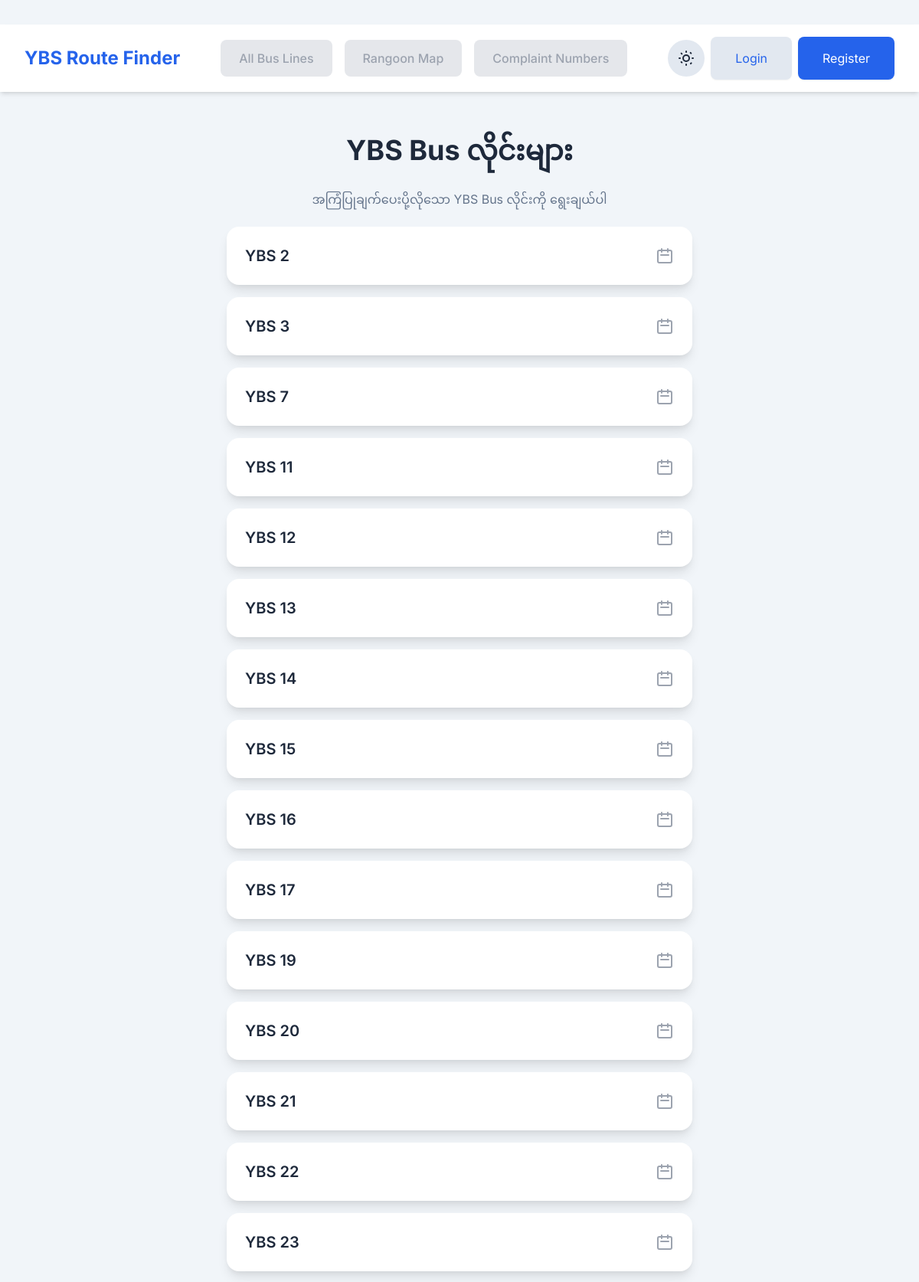
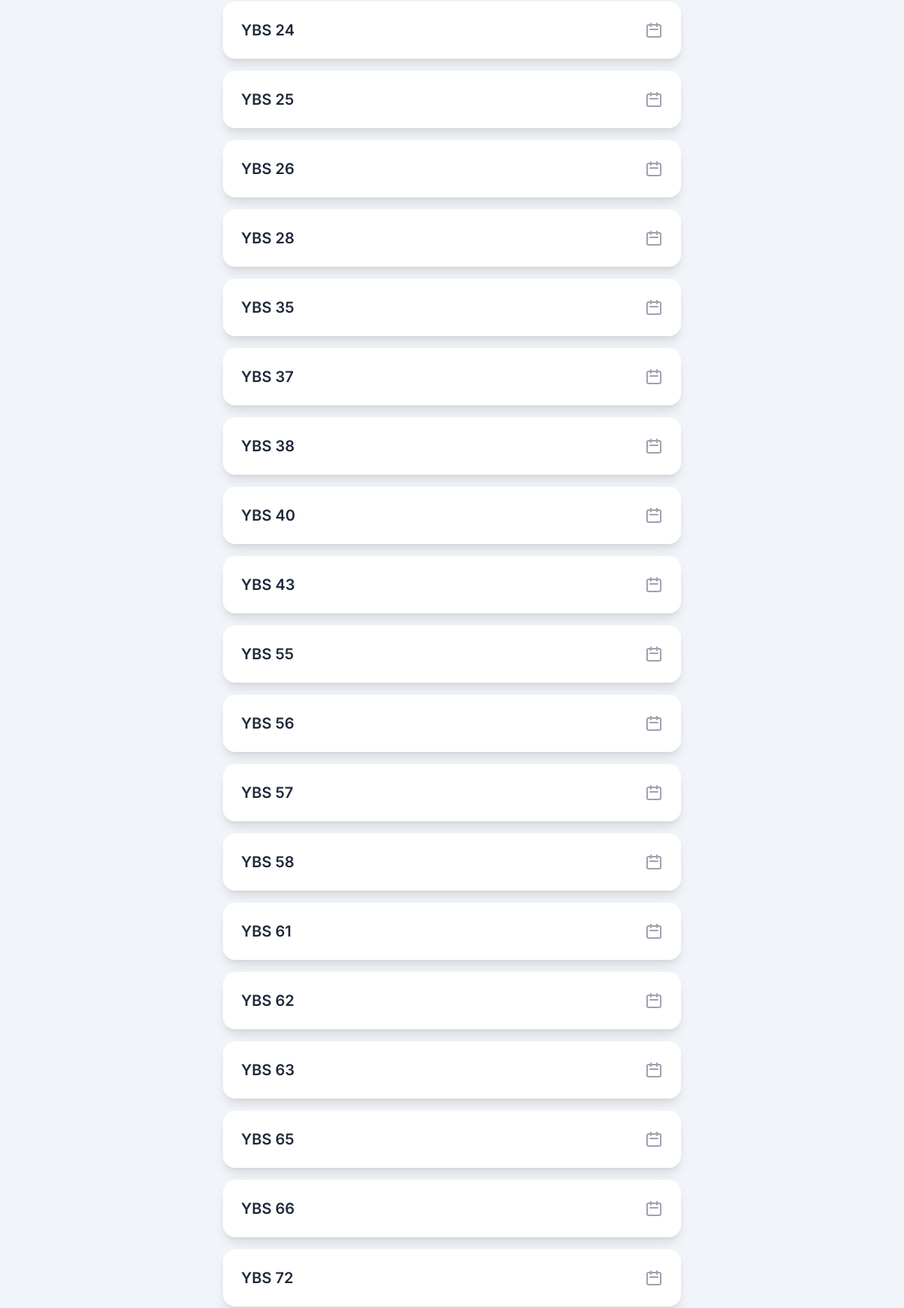
Screenshot of /complaint_numbers/ (upper part) with the database file from the repository (2 pictures, top to bottom).
### bus_routes/models.py (models this page shows, shortened)
class BusLine(models.Model):
    line_number = models.IntegerField(unique=True, verbose_name="Bus Line Number")
    description = models.TextField(blank=True, verbose_name="Description")
    class Meta:
        verbose_name = "Bus Line"
        verbose_name_plural = "Bus Lines"

### bus_routes/views.py (the view)
# urls.py: path('complaint_numbers/', views.complaint_numbers, name='complaint_numbers'),
def complaint_numbers(request):
    bus_lines = BusLine.objects.all().order_by('line_number')
    context = {'bus_lines': bus_lines}
    return render(request, 'complaint_numbers.html', context)

### templates/complaint_numbers.html (shortened to what this page needs)
<!DOCTYPE html>
<html lang="my">
<head>
    {% load static %}
    <script src="https://cdn.tailwindcss.com"></script>
</head>
<body class="min-h-screen flex flex-col items-center py-8">
    <header class="header w-full shadow-md p-4 mb-6 flex flex-col md:flex-row justify-between items-center px-8">
        <div class="flex items-center mb-4 md:mb-0">
            <h1 class="text-2xl font-bold text-blue-600 dark-theme:text-blue-400">YBS Route Finder</h1>
        </div>
        <nav class="flex flex-col md:flex-row md:justify-center space-y-2 md:space-y-0 md:space-x-4 mb-4 md:mb-0">
            {% if user.is_authenticated %}
                <a href="{% url 'all_bus_lines' %}" class="px-6 py-3 bg-blue-200 text-blue-800 rounded-lg hover:bg-blue-300 dark-theme:bg-blue-800 dark-theme:text-blue-200 dark-theme:hover:bg-blue-700 transition-all duration-200 text-base font-medium">
                    All Bus Lines
                </a>
                <a href="{% url 'rangoon_map' %}" class="px-6 py-3 bg-blue-200 text-blue-800 rounded-lg hover:bg-blue-300 dark-theme:bg-blue-800 dark-theme:text-blue-200 dark-theme:hover:bg-blue-700 transition-all duration-200 text-base font-medium">
                    Rangoon Map
                </a>
                <a href="{% url 'complaint_numbers' %}" class="px-6 py-3 bg-blue-600 text-white rounded-lg hover:bg-blue-700 dark-theme:bg-blue-400 dark-theme:text-blue-900 dark-theme:hover:bg-blue-500 transition-all duration-200 text-base font-medium">
                    Complaint Numbers
                </a>
            {% else %}
                <span class="px-6 py-3 bg-gray-200 text-gray-400 rounded-lg dark-theme:bg-gray-700 dark-theme:text-gray-500 text-base font-medium cursor-not-allowed"
                      title="Please log in to use this feature">
                    All Bus Lines
                </span>
                <span class="px-6 py-3 bg-gray-200 text-gray-400 rounded-lg dark-theme:bg-gray-700 dark-theme:text-gray-500 text-base font-medium cursor-not-allowed"
                      title="Please log in to use this feature">
                    Rangoon Map
                </span>
                <span class="px-6 py-3 bg-gray-200 text-gray-400 rounded-lg dark-theme:bg-gray-700 dark-theme:text-gray-500 text-base font-medium cursor-not-allowed"
                      title="Please log in to use this feature">
                    Complaint Numbers
                </span>
            {% endif %}
        </nav>
        <div class="flex space-x-2 items-center">
            <button id="theme-toggle" class="p-3 rounded-full bg-secondary text-main-color hover:bg-gray-300 dark-theme:hover:bg-slate-600 transition-all duration-200">
            </button>
            {% if user.is_authenticated %}
                <span class="text-base font-medium text-secondary-color hidden sm:block">Welcome, <span class="font-bold text-blue-600 dark-theme:text-blue-400">{{ user.username }}</span></span>
                <a href="{% url 'logout' %}" class="px-8 py-4 bg-rose-500 text-white rounded-lg hover:bg-rose-600 transition-all duration-200 text-base shadow-sm">
                    Logout
                </a>
            {% else %}
                <a href="{% url 'login' %}" class="px-8 py-4 bg-secondary text-blue-600 dark-theme:text-blue-400 rounded-lg hover:bg-gray-100 dark-theme:hover:bg-slate-600 transition-all duration-200 text-base shadow-sm">
                    Login
                </a>
                <a href="{% url 'register' %}" class="px-8 py-4 bg-blue-600 text-white rounded-lg hover:bg-blue-700 transition-all duration-200 text-base shadow-sm">
                    Register
                </a>
            {% endif %}
        </div>
    </header>
    <div class="container mx-auto px-2 sm:px-4 md:px-8 w-full max-w-full sm:max-w-2xl flex-grow">
        <h2 class="text-3xl sm:text-4xl font-bold text-center text-main-color my-6 sm:my-8">
YBS Bus လိုင်းများ</h2>
        <p class="text-center text-secondary-color mb-6">အကြံပြုချက်ပေးပို့လိုသော YBS Bus လိုင်းကို ရွေးချယ်ပါ</p>
        <div id="bus-lines-list" class="space-y-4">
            {% for line in bus_lines %}
                <div class="card p-4 sm:p-6 flex flex-col sm:flex-row justify-between items-start sm:items-center cursor-pointer hover:bg-gray-50 dark-theme:hover:bg-slate-700 transition-colors duration-200" data-line-number="YBS {{ line.line_number }}">
                    <span class="text-xl font-semibold text-main-color">YBS {{ line.line_number }}</span>
                    <svg xmlns="http://www.w3.org/2000/svg" class="h-6 w-6 text-gray-400" fill="none" viewBox="0 0 24 24" stroke="currentColor">
                        <path stroke-linecap="round" stroke-linejoin="round" stroke-width="2" d="M8 7V3m8 4V3m-9 8h10M5 21h14a2 2 0 002-2V7a2 2 0 00-2-2H5a2 2 0 00-2 2v12a2 2 0 002 2z" />
                    </svg>
                </div>
            {% empty %}
                <p class="text-center text-secondary-color text-lg">YBS Bus လိုင်းများ မရှိသေးပါ</p>
            {% endfor %}
        </div>
    </div>
</body>
</html>

### templates/complaint_numbers.html (style rules this page uses)
body { font-family: 'Inter', sans-serif; background-color: #f1f5f9; color: #1e293b; transition: background-color 0.3s ease, color 0.3s ease; }
.card { background-color: white; transition: all 0.3s ease; border-radius: 1rem; overflow: hidden; box-shadow: 0 10px 15px -3px rgba(0, 0, 0, 0.1), 0 4px 6px -2px rgba(0, 0, 0, 0.05); }
.header { background-color: white; }
.text-main-color { color: #1e293b; }
.text-secondary-color { color: #64748b; }
.bg-secondary { background-color: #e2e8f0; }

### rows the page displays
BusLine: line_number "2"
BusLine: line_number "3"
BusLine: line_number "7"
BusLine: line_number "11"
BusLine: line_number "12"
BusLine: line_number "13"
BusLine: line_number "14"
BusLine: line_number "15"
BusLine: line_number "16"
BusLine: line_number "17"
BusLine: line_number "19"
BusLine: line_number "20"
BusLine: line_number "21"
BusLine: line_number "22"
BusLine: line_number "23"
BusLine: line_number "24"
BusLine: line_number "25"
BusLine: line_number "26"
BusLine: line_number "28"
BusLine: line_number "35"
BusLine: line_number "37"
BusLine: line_number "38"
BusLine: line_number "40"
BusLine: line_number "43"
BusLine: line_number "55"
BusLine: line_number "56"
BusLine: line_number "57"
BusLine: line_number "58"
BusLine: line_number "61"
BusLine: line_number "62"
BusLine: line_number "63"
BusLine: line_number "65"
BusLine: line_number "66"
BusLine: line_number "72"
